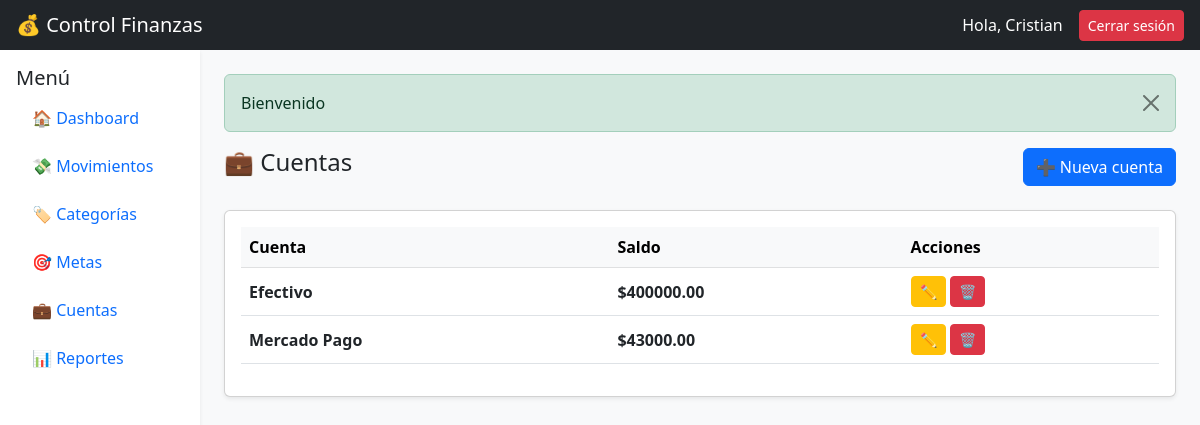
/index.php?action=cuentas (signed in), run on the app's committed database.
### tables this page shows
CREATE TABLE `cuentas` (
  `id` int(11) NOT NULL,
  `nombre` varchar(50) NOT NULL,
  `saldo` decimal(10,2) DEFAULT 0.00,
  `usuario_id` int(11) DEFAULT NULL
);

### controllers/CuentaController.php (called while the page is built, shortened)
<?php
class CuentaController{
    private $model;
    public function __construct()
    {
        require_once("c://xampp/htdocs/control_finanzas/models/Cuenta.php");
        $this->model = new CuentaModel();
    }
    public function index(){
        $usuario_id = $_SESSION["usuario_id"];
        $cuentas = $this->model->getCuentas($usuario_id);
        require_once("c://xampp/htdocs/control_finanzas/views/cuentas/index.php");
    }
}
?>

### config/database.php (called while the page is built)
<?php
    class db{
        private $host = "localhost";
        private $dbname = "control_finanzas";
        private $user = "root";
        private $password = "";
        public function conexion(){
            try{
                $PDO = new PDO("mysql:host=".$this->host.";dbname=".$this->dbname,$this->user,$this->password);
                return $PDO;
            }catch(PDOException $e){
                return $e->getMessage();
            }
        }
    }
?>

### models/Cuenta.php (called while the page is built, shortened)
<?php
    class CuentaModel{
        private $PDO;
        public function __construct()
        {
            require_once("c://xampp/htdocs/control_finanzas/config/database.php");
            $con = new db();
            $this->PDO = $con->conexion();
        }
        public function getCuentas($usuario_id){
            $statement = $this->PDO->prepare("SELECT id, nombre, saldo FROM cuentas WHERE usuario_id = :id");
            $statement->bindParam(":id", $usuario_id);
            $statement->execute();
            return $statement->fetchAll(PDO::FETCH_ASSOC);
        }
    }
?>

### views/cuentas/index.php (the view, shortened to what this page needs)
<?php require_once("c://xampp/htdocs/control_finanzas/views/layouts/header.php"); ?>
<?php require_once("c://xampp/htdocs/control_finanzas/views/layouts/navbar.php"); ?>
<div class="container-fluid">
    <div class="row">
        <?php require_once("c://xampp/htdocs/control_finanzas/views/layouts/sidebar.php"); ?>
        <div class="col-12 col-md-10 p-2 p-md-4">
            <?php require_once("c://xampp/htdocs/control_finanzas/views/layouts/alert.php"); ?>
            <div class="d-flex flex-column flex-md-row justify-content-between gap-2 mb-4">
                <h4 class="mb-0">💼 Cuentas</h4>
                <a href="/control_finanzas/index.php?action=cuentas.crear"
                   class="btn btn-primary">
                    ➕ Nueva cuenta
                </a>
            </div>
            <div class="card shadow-sm">
                <div class="card-body p-2 p-md-3">
                    <div class="table-responsive">
                        <table class="table table-hover align-middle">
                            <thead class="table-light">
                                <tr>
                                    <th>Cuenta</th>
                                    <th>Saldo</th>
                                    <th>Acciones</th>
                                </tr>
                            </thead>
                            <tbody>
                            <?php if(!empty($cuentas)): ?>
                                <?php foreach($cuentas as $c): ?>
                                    <tr>
                                        <td class="fw-semibold"><?= $c['nombre'] ?></td>
                                        <td class="fw-bold">$<?= $c['saldo'] ?></td>
                                        <td>
                                            <div class="d-flex gap-1">
                                                <a href="/control_finanzas/index.php?action=cuentas.editar&id=<?= $c['id'] ?>"
                                                   class="btn btn-sm btn-warning">
                                                    ✏️
                                                </a>
                                                <a href="/control_finanzas/index.php?action=cuentas.delete&id=<?= $c['id'] ?>"
                                                   class="btn btn-sm btn-danger"
                                                   onclick="return confirm('¿Eliminar cuenta?')">
                                                    🗑️
                                                </a>
                                            </div>
                                        </td>
                                    </tr>
                                <?php endforeach; ?>
                            <?php endif; ?>
                            </tbody>
                        </table>
                    </div>
                </div>
            </div>
        </div>
    </div>
</div>
<?php require_once("c://xampp/htdocs/control_finanzas/views/layouts/footer.php"); ?>

### data on the page
cuentas: nombre "Efectivo", saldo "400000.00"
cuentas: nombre "Mercado Pago", saldo "43000.00"

### other printed values
$_SESSION['usuario'] "Cristian"
$_SESSION["mensaje"] "Bienvenido"
